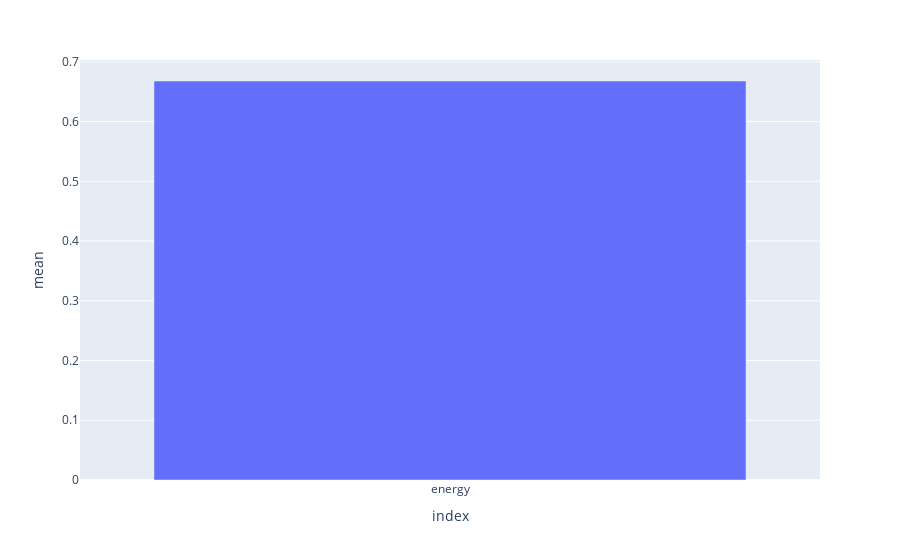

Source (notebook cell):
### Code cell
indices = [x for x in line_copy['artist_genre'].index if 'rap' in line_copy['artist_genre'][x]]
df = line_copy.iloc[indices]
audio_features = ['energy', 'key','loudness', 'mode', 'speechiness', 'acousticness', 'instrumentalness', 'danceability', 'liveness', 'valence', 'tempo', 'duration', 'time_signature']
df = df.describe()[audio_features].T.reset_index()
df = df.loc[df['index'] == 'energy']
px.bar(df, x='index', y='mean')

### Figure 1 — Plotly figure (JSON) as saved in the notebook; plotly's stock layout.template omitted (floating-point values rounded to 4 significant figures)
{"data": [{"alignmentgroup": "True", "hovertemplate": "index=%{x}<br>mean=%{y}<extra></extra>", "legendgroup": "", "marker": {"color": "#636efa"}, "name": "", "offsetgroup": "", "orientation": "v", "showlegend": false, "textposition": "auto", "type": "bar", "x": ["energy"], "xaxis": "x", "y": [0.6679], "yaxis": "y"}], "layout": {"barmode": "relative", "legend": {"tracegroupgap": 0}, "margin": {"t": 60}, "xaxis": {"anchor": "y", "domain": [0, 1], "title": {"text": "index"}}, "yaxis": {"anchor": "x", "domain": [0, 1], "title": {"text": "mean"}}}}
